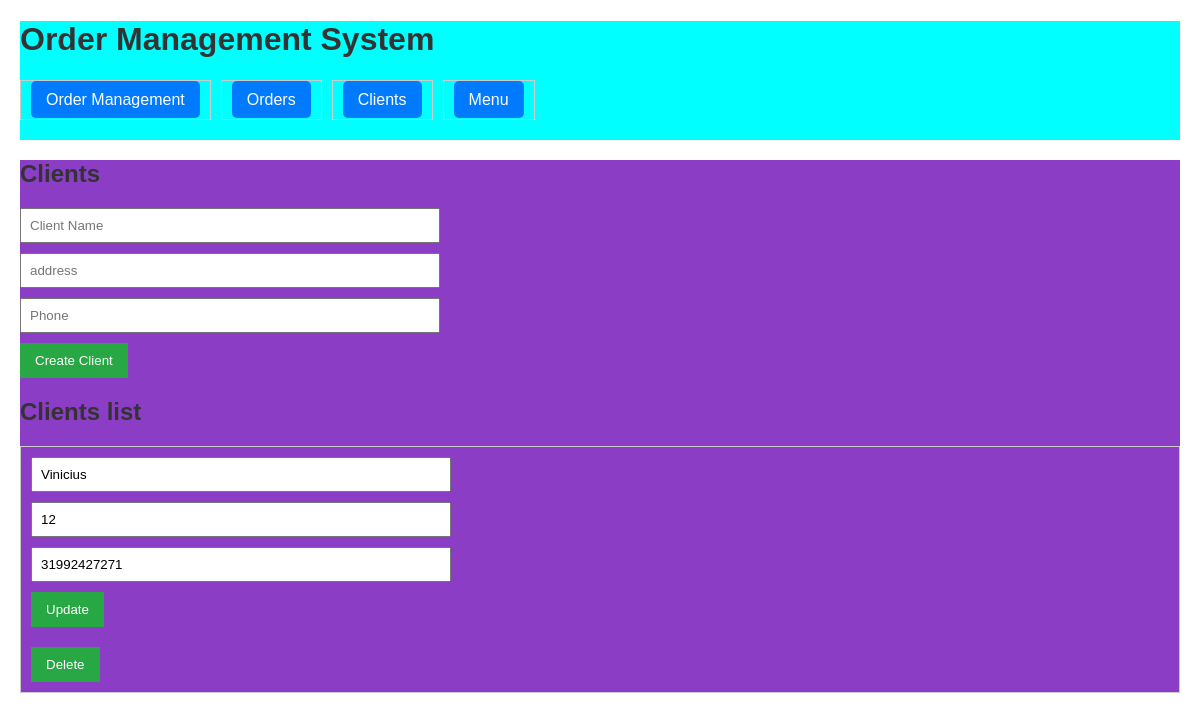
The app's page /clients with its own data.
### models.py (models this page shows)
class Client(db.Model):
    id = db.Column(db.Integer, primary_key=True)
    client_name = db.Column(db.String(100), nullable=False)
    address = db.Column(db.String(100), nullable=False)
    phone = db.Column(db.String(100), nullable=False)
    orders = db.relationship('Order', backref='client', lazy=True)

### app.py (the view)
@app.route('/clients')
def clients():
    clients = Client.query.all()
    return render_template('clients.html', clients=clients)

### templates/clients.html (shortened to what this page needs)
{% extends "base.html" %}
{% block content %}
<div id="container">
    <h2>Clients</h2>
    <form action="/clients" method="POST">
        <input type="text" name="client_name" placeholder="Client Name" required>
        <input type="text" name="address" placeholder="address" required>
        <input type="tel" name="phone" placeholder="Phone" required>
        <button type="submit">Create Client</button>
    </form>
    <h2>Clients list</h2>
    <ul>
        {% for client in clients %}
        <li>
            <form action="/clients/{{ client.id }}/update" method="POST">
                <input type="text" name="client_name" value="{{ client.client_name }}" required>
                <input type="text" name="address" value="{{ client.address }}" required>
                <input type="text" name="phone" value="{{ client.phone }}" required>
                <button type="submit">Update</button>
            </form>
            <form action="/clients/{{ client.id }}/delete" method="POST" style="display:inline;">
                <button type="submit">Delete</button>
            </form>
        </li>
        {% endfor %}
    </ul>
</div>
{% endblock %}

### static/css/styles.css (style rules this page uses)
body { font-family: Arial, sans-serif; margin: 20px; }
h1, h2 { color: #333; }
form { margin-bottom: 20px; }
input, textarea, select { display: block; margin-bottom: 10px; padding: 8px; width: 100%; max-width: 400px; }
button { padding: 10px 15px; background-color: #28a745; color: white; border: none; cursor: pointer; }
ul { list-style-type: none; padding: 0; }
li { margin-bottom: 20px; padding: 10px; border: 1px solid #ccc; }
#container { background-color: #8c3dc5; }

### records on screen
Client: client_name "Vinicius", address "12", phone "31992427271"
